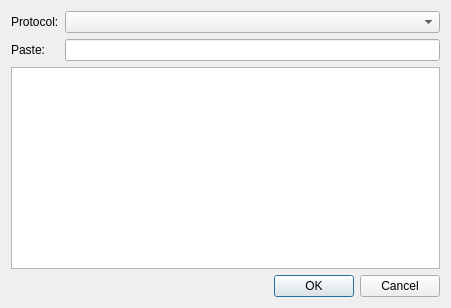
<?xml version="1.0" encoding="UTF-8"?>
<ui version="4.0">
 <class>CodePaster::PasteSelectDialog</class>
 <widget class="QDialog" name="CodePaster::PasteSelectDialog">
  <property name="geometry">
   <rect>
    <x>0</x>
    <y>0</y>
    <width>451</width>
    <height>308</height>
   </rect>
  </property>
  <property name="sizePolicy">
   <sizepolicy hsizetype="Expanding" vsizetype="Expanding">
    <horstretch>0</horstretch>
    <verstretch>0</verstretch>
   </sizepolicy>
  </property>
  <layout class="QVBoxLayout" name="verticalLayout">
   <item>
    <layout class="QFormLayout" name="formLayout">
     <item row="0" column="0">
      <widget class="QLabel" name="label_2">
       <property name="text">
        <string>Protocol:</string>
       </property>
      </widget>
     </item>
     <item row="0" column="1">
      <widget class="QComboBox" name="protocolBox"/>
     </item>
     <item row="1" column="0">
      <widget class="QLabel" name="label">
       <property name="sizePolicy">
        <sizepolicy hsizetype="Minimum" vsizetype="Minimum">
         <horstretch>0</horstretch>
         <verstretch>0</verstretch>
        </sizepolicy>
       </property>
       <property name="text">
        <string>Paste:</string>
       </property>
      </widget>
     </item>
     <item row="1" column="1">
      <widget class="QLineEdit" name="pasteEdit">
       <property name="sizePolicy">
        <sizepolicy hsizetype="Expanding" vsizetype="Preferred">
         <horstretch>0</horstretch>
         <verstretch>0</verstretch>
        </sizepolicy>
       </property>
      </widget>
     </item>
    </layout>
   </item>
   <item>
    <widget class="QListWidget" name="listWidget"/>
   </item>
   <item>
    <widget class="QDialogButtonBox" name="buttons">
     <property name="orientation">
      <enum>Qt::Horizontal</enum>
     </property>
     <property name="standardButtons">
      <set>QDialogButtonBox::Cancel|QDialogButtonBox::Ok</set>
     </property>
    </widget>
   </item>
  </layout>
 </widget>
 <resources/>
 <connections>
  <connection>
   <sender>buttons</sender>
   <signal>accepted()</signal>
   <receiver>CodePaster::PasteSelectDialog</receiver>
   <slot>accept()</slot>
   <hints>
    <hint type="sourcelabel">
     <x>266</x>
     <y>205</y>
    </hint>
    <hint type="destinationlabel">
     <x>157</x>
     <y>274</y>
    </hint>
   </hints>
  </connection>
  <connection>
   <sender>buttons</sender>
   <signal>rejected()</signal>
   <receiver>CodePaster::PasteSelectDialog</receiver>
   <slot>reject()</slot>
   <hints>
    <hint type="sourcelabel">
     <x>334</x>
     <y>205</y>
    </hint>
    <hint type="destinationlabel">
     <x>286</x>
     <y>274</y>
    </hint>
   </hints>
  </connection>
  <connection>
   <sender>listWidget</sender>
   <signal>currentTextChanged(QString)</signal>
   <receiver>pasteEdit</receiver>
   <slot>setText(QString)</slot>
   <hints>
    <hint type="sourcelabel">
     <x>247</x>
     <y>123</y>
    </hint>
    <hint type="destinationlabel">
     <x>308</x>
     <y>20</y>
    </hint>
   </hints>
  </connection>
  <connection>
   <sender>listWidget</sender>
   <signal>doubleClicked(QModelIndex)</signal>
   <receiver>CodePaster::PasteSelectDialog</receiver>
   <slot>accept()</slot>
   <hints>
    <hint type="sourcelabel">
     <x>90</x>
     <y>86</y>
    </hint>
    <hint type="destinationlabel">
     <x>3</x>
     <y>81</y>
    </hint>
   </hints>
  </connection>
 </connections>
</ui>
